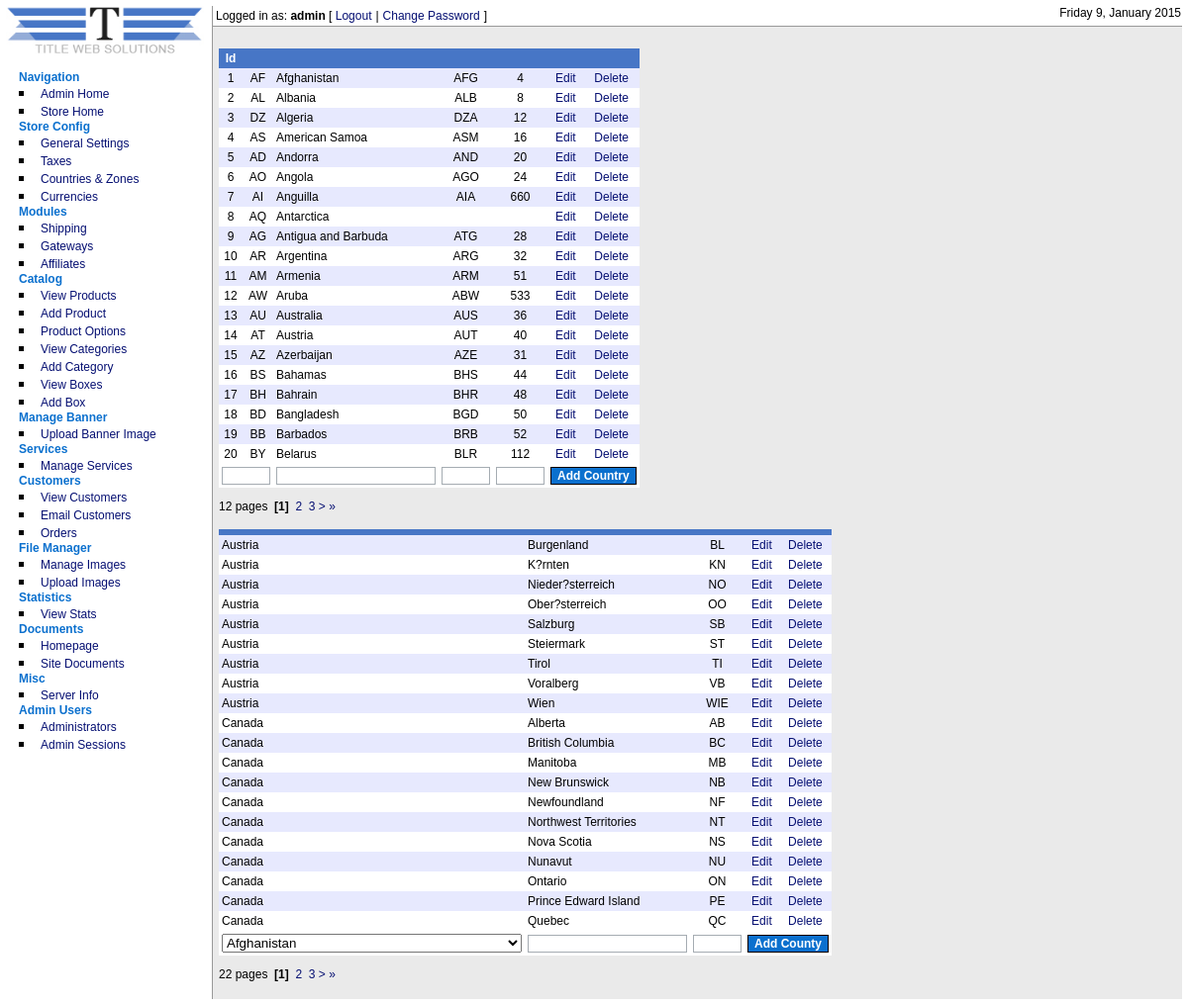
The page /admin/settings/geo.php (signed in) on the database its author committed.
### tables this page shows
CREATE TABLE IF NOT EXISTS `cubecart_admin_users` (
  `adminId` int(11) NOT NULL AUTO_INCREMENT,
  `name` varchar(255) NOT NULL DEFAULT '',
  `username` varchar(255) NOT NULL DEFAULT '',
  `password` varchar(32) NOT NULL DEFAULT '',
  `email` varchar(255) NOT NULL DEFAULT '',
  `noLogins` int(11) NOT NULL DEFAULT '0',
  `isSuper` int(11) NOT NULL DEFAULT '0',
  `notes` text,
  `failLevel` int(1) NOT NULL DEFAULT '0',
  `blockTime` int(10) NOT NULL DEFAULT '0',
  `lastTime` int(10) NOT NULL DEFAULT '0',
  KEY `adminId` (`adminId`)
);

CREATE TABLE IF NOT EXISTS `cubecart_iso_countries` (
  `id` int(11) NOT NULL AUTO_INCREMENT,
  `iso` char(2) NOT NULL DEFAULT '',
  `printable_name` varchar(80) NOT NULL DEFAULT '',
  `iso3` char(3) DEFAULT NULL,
  `numcode` smallint(6) DEFAULT NULL,
  PRIMARY KEY (`iso`),
  KEY `id` (`id`),
  KEY `id_2` (`id`)
);

CREATE TABLE IF NOT EXISTS `cubecart_iso_counties` (
  `id` int(11) NOT NULL AUTO_INCREMENT,
  `countryId` int(4) NOT NULL DEFAULT '0',
  `abbrev` varchar(4) NOT NULL DEFAULT '',
  `name` varchar(40) NOT NULL DEFAULT '',
  PRIMARY KEY (`id`)
);

### admin/settings/geo.php (the view, shortened to what the rows shown need)
<?php
include("../../includes/global.inc.php");
require_once("../../classes/db.inc.php");
$db = new db();
include_once("../../includes/functions.inc.php");
$config = fetchDbConfig("config");
include_once("../../language/".$config['defaultLang']."/lang.inc.php");
include("../includes/auth.inc.php");
include("../includes/functions.inc.php");
include("../../includes/global.inc.php");
	$countriesPerPage = 20;
	$countiesPerPage = 20;
 	$query ="SELECT * FROM ".$glob['dbprefix']."CubeCart_iso_countries ORDER BY printable_name ASC";
	if(isset($_GET['countriesPage'])){
		$countriesPage = $_GET['countriesPage'];
	} else {
		$countriesPage = 0;
	}
	$countries = $db->select($query, $countriesPerPage, $countriesPage);
 	$query = "SELECT ".$glob['dbprefix']."CubeCart_iso_counties.id, countryId, abbrev, name, iso, printable_name, iso3, numcode FROM ".$glob['dbprefix']."CubeCart_iso_counties INNER JOIN ".$glob['dbprefix']."CubeCart_iso_countries ON ".$glob['dbprefix']."CubeCart_iso_counties.countryId = ".$glob['dbprefix']."CubeCart_iso_countries.id ORDER BY printable_name, name  ASC";
	if(isset($_GET['countiesPage'])){
		$countiesPage = $_GET['countiesPage'];
	} else {
		$countiesPage = 0;
	}
	$counties = $db->select($query, $countiesPerPage, $countiesPage);
include("../includes/header.inc.php");
?>
<form name="countries" method="post" enctype="multipart/form-data" target="_self" action="<?php echo $GLOBALS['rootRel'];?>admin/settings/geo.php">
<table border="0" cellspacing="0" cellpadding="3" class="mainTable">
  <?php
  if($countries == TRUE){
    for ($i=0; $i<count($countries); $i++){
	$cellColor = cellColor($i);
  ?>
  <tr>
    <td align="center" class="<?php echo $cellColor; ?>"><span class="copyText"><?php echo $countries[$i]['id']; ?></span></td>
    <td align="center" class="<?php echo $cellColor; ?>"><span class="copyText"><?php echo $countries[$i]['iso']; ?></span></td>
    <td class="<?php echo $cellColor; ?>"><span class="copyText"><?php echo $countries[$i]['printable_name']; ?></span></td>
    <td align="center" class="<?php echo $cellColor; ?>"><span class="copyText"><?php echo $countries[$i]['iso3']; ?></span></td>
    <td align="center" class="<?php echo $cellColor; ?>"><span class="copyText"><?php echo $countries[$i]['numcode']; ?></span></td>
    <td align="center" class="<?php echo $cellColor; ?>"><a <?php if(permission("settings","edit")==TRUE){ ?>href="?editCountry=<?php echo $countries[$i]['id']; ?>" class="txtLink"<?php } else { echo $link401; } ?>><?php echo $lang['admin']['edit'];?></a></td>
    <td align="center" class="<?php echo $cellColor; ?>"><a <?php if(permission("settings","delete")==TRUE){ ?>href="javascript:decision('<?php echo $lang['admin']['settings']['warn_del_country'];?>','?deleteCountry=<?php echo $countries[$i]['id']; ?>');" class="txtLink"<?php } else { echo $link401; } ?>><?php echo $lang['admin']['delete'];?></a></td>
  </tr>
  <?php
  	}
  } else {
  ?>
  <tr>
    <td colspan="7" class="tdText"><?php echo $lang['admin']['settings']['no_countries_in_db'];?></td>
  </tr>
  <?php } ?>
</table>
</form>
<form name="counties" method="post" enctype="multipart/form-data" target="_self" action="<?php echo $GLOBALS['rootRel'];?>admin/settings/geo.php?county=1">
<table border="0" cellspacing="0" cellpadding="3" class="mainTable">
  <?php
  if($counties == TRUE){
    for ($i=0; $i<count($counties); $i++){
	$cellColor = cellColor($i);
  ?>
  <tr>
    <td align="left" class="<?php echo $cellColor; ?>"><span class="copyText"><?php echo $counties[$i]['printable_name']; ?></span></td>
    <td class="<?php echo $cellColor; ?>"><span class="copyText"><?php echo $counties[$i]['name']; ?></span></td>
    <td align="center" class="<?php echo $cellColor; ?>"><span class="copyText"><?php echo $counties[$i]['abbrev']; ?></span></td>
    <td align="center" class="<?php echo $cellColor; ?>"><a <?php if(permission("settings","edit")==TRUE){ ?>href="?editCounty=<?php echo $counties[$i]['id']; ?>" class="txtLink"<?php } else { echo $link401; } ?>><?php echo $lang['admin']['edit'];?></a></td>
    <td align="center" class="<?php echo $cellColor; ?>"><a <?php if(permission("settings","delete")==TRUE){ ?>href="javascript:decision('<?php echo $lang['admin']['delete_q'];?>','?deleteCounty=<?php echo $counties[$i]['id']; ?>');" class="txtLink"<?php } else { echo $link401; } ?>><?php echo $lang['admin']['delete'];?></a></td>
  </tr>
  <?php
  	}
  } else {
  ?>
  <tr>
    <td colspan="5" class="tdText"><?php echo $lang['admin']['settings']['no_counties_in_db'];?></td>
  </tr>
  <?php } ?>
</table>
</form>
<?php include("../includes/footer.inc.php"); ?>

### admin/includes/header.inc.php (shortened to what the rows shown need)
<!DOCTYPE HTML PUBLIC "-//W3C//DTD XHTML 1.0 Transitional//EN" "http://www.w3.org/TR/xhtml1/DTD/xhtml1-transitional.dtd">
<html xmlns="http://www.w3.org/1999/xhtml">
<head>
<link href="<?php echo $GLOBALS['rootRel']; ?>admin/styles/style.css" rel="stylesheet" type="text/css" />
</head>
<body>
<?php
if(isset($_SESSION['ccAdmin']) && strpos(dirname($_SERVER['PHP_SELF']), $_SESSION['ccAdminPath']) == 0){ ?>
<table width="100%" border="0" cellspacing="0" cellpadding="0">
  <tr>
    <td valign="top" width="180" rowspan="3" class="tdNav">
<?php include($GLOBALS['rootDir']."/admin/includes/navigation.inc.php"); ?>
	</td>
  </tr>
  <tr>
  <td valign="top" class="tdContent">
<div id="topBar">
<div id="loginBar">
	<span class="txtLogin"><?php echo $lang['admin']['incs']['logged_in_as'];?> <strong><?php echo $ccAdminData[0]['username']; ?></strong> [ </span><a href="<?php echo $GLOBALS['rootRel']; ?>admin/logout.php" class="txtLink"><?php echo $lang['admin']['incs']['logout'];?></a> <span class="txtLogin">|</span> <a href="<?php echo $GLOBALS['rootRel'];?>admin/adminusers/changePass.php" class="txtLink"><?php echo $lang['admin']['incs']['change_pass'];?></a> <span class="txtLogin">]</span>
</div>
<div id="dateBar">
	<span class="txtLogin"><?php echo formatTime(time(),$strftime); ?></span>
</div>
</div>
<div id="contentPad">
<?php } ?>

### rows shown on the page
cubecart_admin_users: username "admin"
cubecart_iso_countries: id "1", iso "AF", printable_name "Afghanistan", iso3 "AFG", numcode "4"
cubecart_iso_countries: id "2", iso "AL", printable_name "Albania", iso3 "ALB", numcode "8"
cubecart_iso_countries: id "3", iso "DZ", printable_name "Algeria", iso3 "DZA", numcode "12"
cubecart_iso_countries: id "4", iso "AS", printable_name "American Samoa", iso3 "ASM", numcode "16"
cubecart_iso_countries: id "5", iso "AD", printable_name "Andorra", iso3 "AND", numcode "20"
cubecart_iso_countries: id "6", iso "AO", printable_name "Angola", iso3 "AGO", numcode "24"
cubecart_iso_countries: id "7", iso "AI", printable_name "Anguilla", iso3 "AIA", numcode "660"
cubecart_iso_countries: id "8", iso "AQ", printable_name "Antarctica"
cubecart_iso_countries: id "9", iso "AG", printable_name "Antigua and Barbuda", iso3 "ATG", numcode "28"
cubecart_iso_countries: id "10", iso "AR", printable_name "Argentina", iso3 "ARG", numcode "32"
cubecart_iso_countries: id "11", iso "AM", printable_name "Armenia", iso3 "ARM", numcode "51"
cubecart_iso_countries: id "12", iso "AW", printable_name "Aruba", iso3 "ABW", numcode "533"
cubecart_iso_countries: id "13", iso "AU", printable_name "Australia", iso3 "AUS", numcode "36"
cubecart_iso_countries: id "14", iso "AT", printable_name "Austria", iso3 "AUT", numcode "40"
cubecart_iso_countries: id "15", iso "AZ", printable_name "Azerbaijan", iso3 "AZE", numcode "31"
cubecart_iso_countries: id "16", iso "BS", printable_name "Bahamas", iso3 "BHS", numcode "44"
cubecart_iso_countries: id "17", iso "BH", printable_name "Bahrain", iso3 "BHR", numcode "48"
cubecart_iso_countries: id "18", iso "BD", printable_name "Bangladesh", iso3 "BGD", numcode "50"
cubecart_iso_countries: id "19", iso "BB", printable_name "Barbados", iso3 "BRB", numcode "52"
cubecart_iso_countries: id "20", iso "BY", printable_name "Belarus", iso3 "BLR", numcode "112"
cubecart_iso_counties: name "Burgenland", abbrev "BL"
cubecart_iso_counties: name "K?rnten", abbrev "KN"
cubecart_iso_counties: name "Nieder?sterreich", abbrev "NO"
cubecart_iso_counties: name "Ober?sterreich", abbrev "OO"
cubecart_iso_counties: name "Salzburg", abbrev "SB"
cubecart_iso_counties: name "Steiermark", abbrev "ST"
cubecart_iso_counties: name "Tirol", abbrev "TI"
cubecart_iso_counties: name "Voralberg", abbrev "VB"
cubecart_iso_counties: name "Wien", abbrev "WIE"
cubecart_iso_countries: printable_name "Canada"
cubecart_iso_counties: name "Alberta", abbrev "AB"
cubecart_iso_counties: name "British Columbia", abbrev "BC"
cubecart_iso_counties: name "Manitoba", abbrev "MB"
cubecart_iso_counties: name "New Brunswick", abbrev "NB"
cubecart_iso_counties: name "Newfoundland", abbrev "NF"
cubecart_iso_counties: name "Northwest Territories", abbrev "NT"
cubecart_iso_counties: name "Nova Scotia", abbrev "NS"
cubecart_iso_counties: name "Nunavut", abbrev "NU"
cubecart_iso_counties: name "Ontario", abbrev "ON"
cubecart_iso_counties: name "Prince Edward Island", abbrev "PE"
cubecart_iso_counties: name "Quebec", abbrev "QC"

### other values the page prints
$lang['admin']['nav']['navigation'] "Navigation"
$lang['admin']['nav']['admin_home'] "Admin Home"
$lang['admin']['nav']['store_home'] "Store Home"
$lang['admin']['nav']['store_config'] "Store Config"
$lang['admin']['nav']['gen_settings'] "General Settings"
$lang['admin']['nav']['taxes'] "Taxes"
$lang['admin']['nav']['countries_zones'] "Countries & Zones"
$lang['admin']['nav']['currencies'] "Currencies"
$lang['admin']['nav']['modules'] "Modules"
$lang['admin']['nav']['shipping'] "Shipping"
$lang['admin']['nav']['gateways'] "Gateways"
$lang['admin']['nav']['affiliates'] "Affiliates"
$lang['admin']['nav']['catalog'] "Catalog"
$lang['admin']['nav']['view_products'] "View Products"
$lang['admin']['nav']['add_product'] "Add Product"
